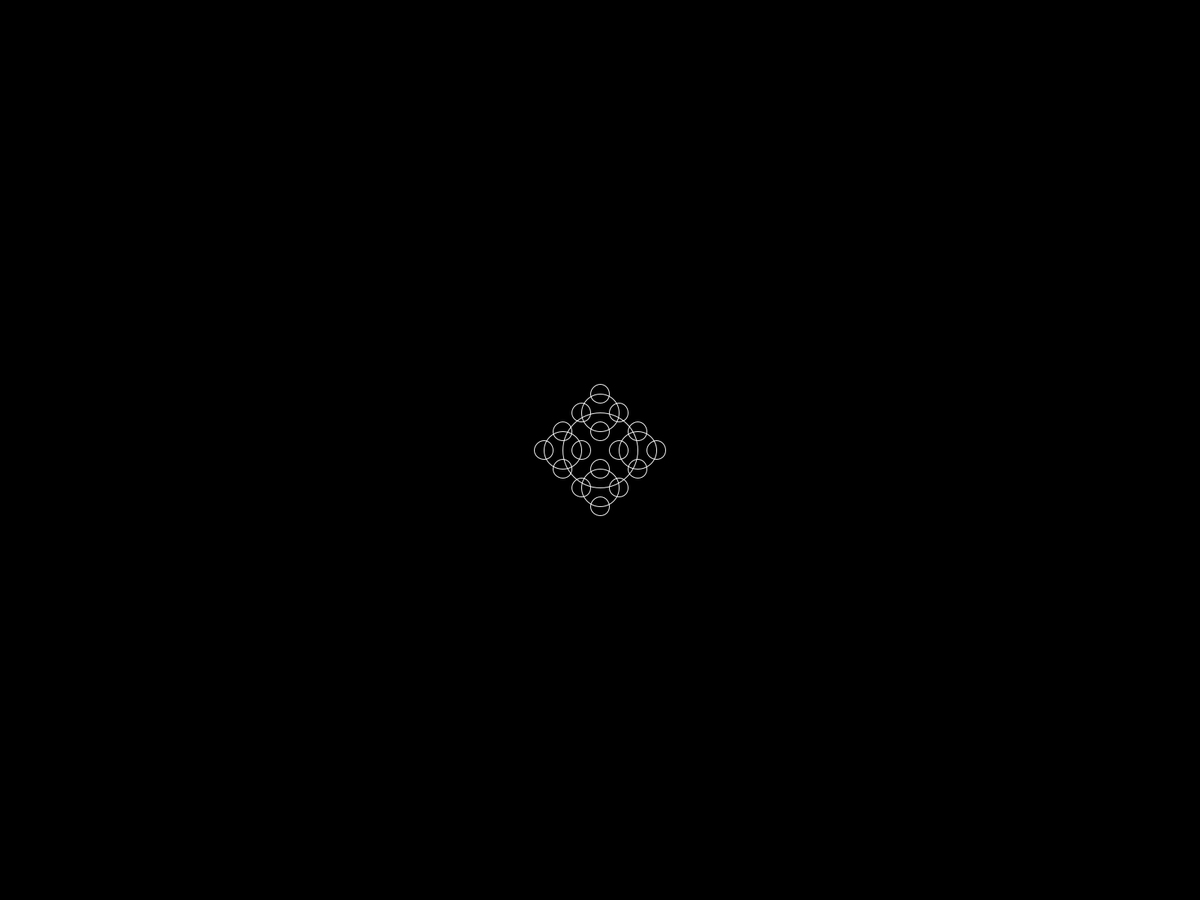
Frame 1 (no input)
Frame 60 (the mouse pressed at the canvas centre just before this capture): identical to frame 1, image omitted
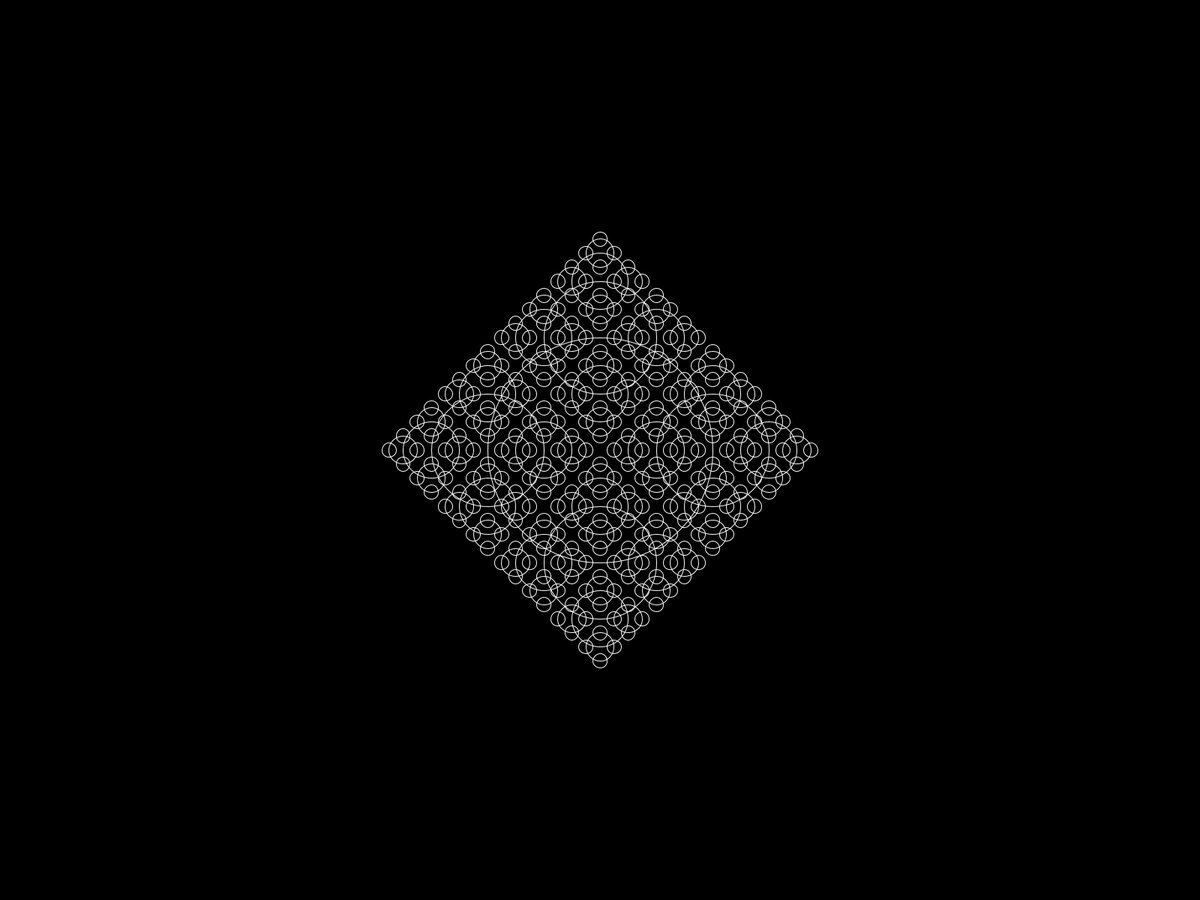
Frame 120 (the mouse held since frame 60 and released just before this capture)

The Processing sketch that drew these frames (run headless with seeded random() and noise(); from frame 60 on, the mouse is pressed at the canvas centre):

// Processing sketch: Fractal2
// ── Fractal2.pde
void setup() {
  fullScreen();
  stroke(255);
  strokeWeight(1);
  noFill();
}

void draw() {
  background(0);
  circle(width / 2, height / 2, map(mouseX, 0, width, 50, 250));
}

void circle(float x, float y, float rad) {
  if (rad > 8) {
    ellipse(x, y, rad * 2, rad * 2);
    circle(x - rad, y, rad * 0.5);
    circle(x + rad, y, rad * 0.5);
    circle(x, y - rad, rad * 0.5);
    circle(x, y + rad, rad * 0.5);
  }
}
